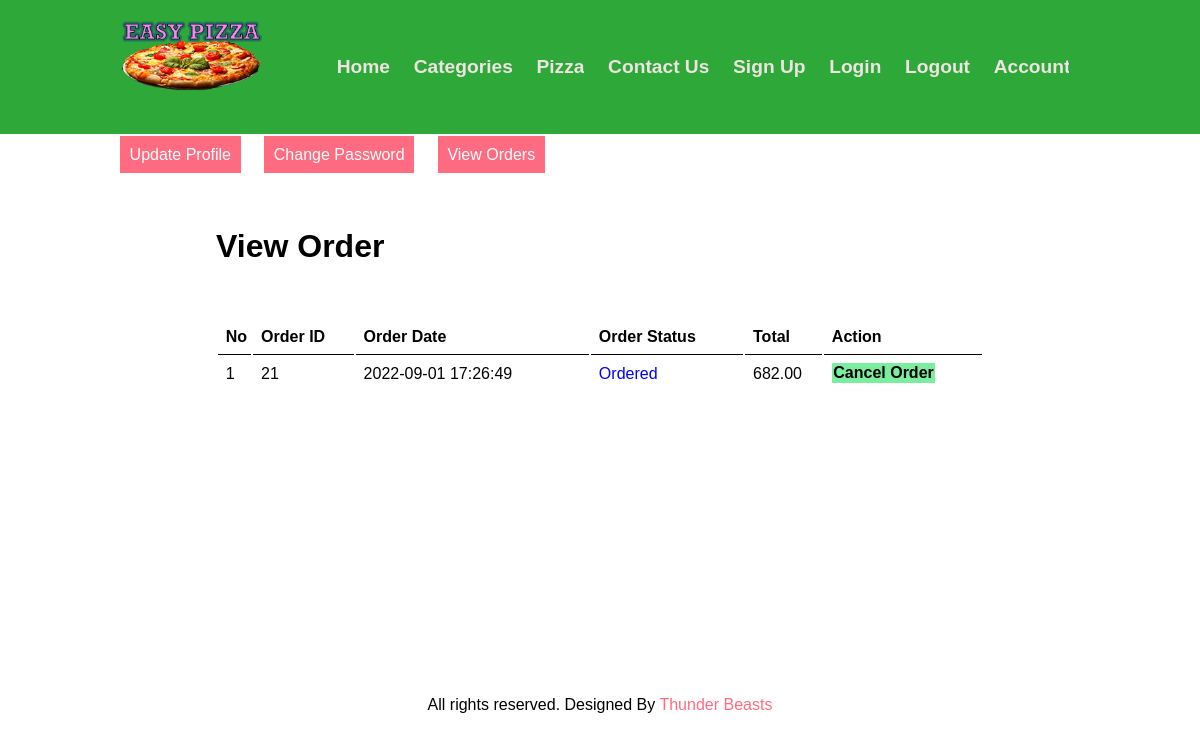
Page /user/view-orders.php (signed in) on the committed database.
### tables this page shows
CREATE TABLE `order_detail` (
  `id_order` int(10) UNSIGNED NOT NULL,
  `id_customer` int(11) NOT NULL,
  `id_pizza` int(11) NOT NULL,
  `item_price` decimal(10,2) NOT NULL,
  `item_qty` int(11) NOT NULL,
  `order_date` datetime NOT NULL,
  `order_status` varchar(50) NOT NULL,
  `delivery_address` varchar(255) NOT NULL,
  `payment_method` varchar(50) NOT NULL,
  `total_bill` decimal(10,2) NOT NULL
);

### user/view-orders.php (the view, shortened to what this page needs)
<?php
include('partials/menu.php');
$customer_id = $_SESSION['customer_login_id'];
?>
<div class="main-content">
    <div class="wrapper">
        <div>
            <a href="<?php echo SITEURL; ?>user/update-account.php" class="btn-user">Update Profile</a>
            <a href="<?php echo SITEURL; ?>user/update-password.php" class="btn-user">Change Password</a>
            <a href="<?php echo SITEURL; ?>user/view-orders.php" class="btn-user">View Orders</a>
        </div>
        <br><br><br>
<div class="main-content">
    <div class="wrapper">
        <h1>View Order</h1>
        <br>
        <br><br>
        <table class="tbl-full">
            <tr>
                <th>No</th>
                <th>Order ID</th>
                <th>Order Date</th>
                <th>Order Status</th>
                <th>Total</th>
                <th>Action</th>
            </tr>
            <?php
            $sql = "SELECT * FROM order_detail WHERE id_customer='$customer_id' ORDER BY id_order DESC";
            $res = mysqli_query($conn, $sql);
            $count = mysqli_num_rows($res);
            $sn = 1;
            if ($count > 0) {
                while ($row = mysqli_fetch_assoc($res)) {
                    $order_id = $row['id_order'];
                    $order_date = $row['order_date'];
                    $status = $row['order_status'];
                    $total = $row['total_bill'];
            ?>
                    <tr>
                        <td><?php echo $sn++; ?></td>
                        <td><?php echo $order_id; ?></td>
                        <td><?php echo $order_date; ?></td>
                        <td>
                            <?php
                            if ($status == "Ordered") {
                                echo "<lable  class='status-ordered'>$status</lable>";
                            } elseif ($status == "On Delivery") {
                                echo "<lable class='status-ondelivery'>$status</lable>";
                            } elseif ($status == "Delivered") {
                                echo "<lable class='status-delivered'>$status</lable>";
                            } elseif ($status == "Cancelled") {
                                echo "<lable class='status-cancelled'>$status</lable>";
                            }
                            ?>
                        </td>
                        <td><?php echo $total; ?></td>
                        <td>
                            <a href="<?php echo SITEURL; ?>user/cancle-order.php?id=<?php echo $order_id; ?>" class="btn-secondary">Cancel Order</a>
                        </td>
                    </tr>
            <?php
                }
            } else {
                echo "<tr><td colspan='6' class='error text-center'>Orders not Available</td></tr>";
            }
            ?>
        </table>
    </div>
</div>
    </div>
</div>
<?php include('partials/footer.php') ?>

### css/style.css (style rules this page uses)
* { margin: 0 0; padding: 0 0; font-family: Arial, Helvetica, sans-serif; }
.main-content { height: 550px; }
.wrapper { padding: 1%; width: 80%; margin: 0 auto; }
.status-ordered { color: blue; }
.tbl-full { width: 100%; }
table tr th { border-bottom: 1px solid black; padding: 1%; text-align: left; }
table tr td { padding: 1%; }
.btn-secondary { background-color: #7bed9f; padding: 1%; color: black; text-decoration: none; font-weight: bold; }
a { color: #ff6b81; text-decoration: none; }
.btn-user { background-color: #ff6b81; color: white; padding: 1%; margin-right: 2%; }

### rows in the picture
order_detail: id_order "21", order_date "2022-09-01 17:26:49", order_status "Ordered", total_bill "682.00"
